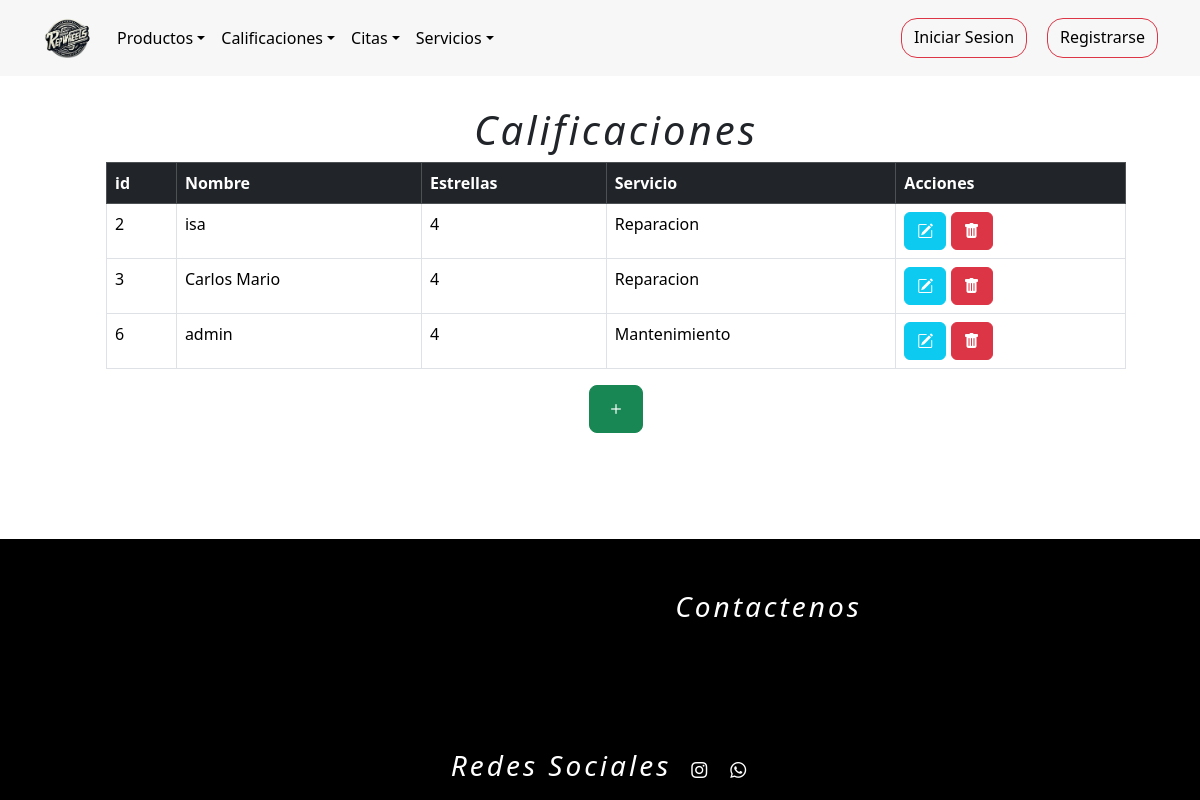
Screenshot of /calificacionListar with the database file from the repository.
### tienda/models.py (models this page shows, shortened)
class Calificaciones(models.Model):
    cliente = models.ForeignKey(Usuarios,on_delete=models.DO_NOTHING,blank=False,null=True)
    servicios = models.ForeignKey(Servicios,on_delete=models.DO_NOTHING,blank=False,null=True)
    foto = models.ImageField(upload_to="tienda/media/", default="tienda/media/user.png")
    Estrellas= (
        (1, "1"),
        (2,"2"),
        (3,"3"),
        (4,"4"),
        (4,"5"),
    )
    cantidad_estrellas = models.IntegerField(choices=Estrellas,default=5)

class Usuarios(AbstractUser):
    username = None
    nombre = models.CharField(max_length=254)
    email = models.EmailField(max_length=254, unique=True,blank=False,null=True)
    password = models.CharField(max_length=254,blank=False,null=True)
    foto = models.ImageField(upload_to="tienda/media/", default="tienda/media/user.png")
    token_recuperar = models.CharField(max_length=254,blank=False,null=False,default=0)
    telefono=models.IntegerField(null=False,blank=True,default='0')
    cargo = models.CharField(max_length=254,null=False)
    direccion=models.CharField(max_length=254)
    cedula=models.IntegerField(blank=True,null=False,default='0')
    ROLES = (
        (1,"administrador"),
        (2,"proveedor"),
        (3,"empleado"),
        (4,"cliente"),
    )
    rol=models.IntegerField(choices=ROLES,default=4)
    n = models.IntegerField(blank=True,null=False,default=0)
    USERNAME_FIELD = "email"
    REQUIRED_FIELDS = ["nombre"]
    objects = CustomUserManager()
    def __str__(self):
        return self.nombre

class Servicios(models.Model):
    nombre = models.CharField(max_length=254)
    descripcion_servicio = models.TextField()
    foto = models.ImageField(upload_to="media/", default="tienda/media/servicio.jpg")
    precio = models.IntegerField(null=False,blank=False,default=100000)
    def __str__(self):
        return self.nombre

### tienda/views.py (the view)
# urls.py: path("calificacionListar", views.listarCalificacion, name="calificacionListar"),
def listarCalificacion(request):
    r = Calificaciones.objects.all()
    contexto = {"data": r}
    return render(request, "tienda/calificaciones/listarCalificacion.html", contexto)

### tienda/templates/tienda/calificaciones/listarCalificacion.html (shortened to what this page needs)
{% extends 'tienda/base1.html' %}
{% load static %}
{% block contenedor %}
    <div class="container-fluid m-3" style="padding: 90px;">
        <h1>Calificaciones</h1>
        <table class="table table-bordered table-hover" id="tableR">
            <thead class="table-dark">
                <tr>
                    <th>id</th>
                    <th>Nombre</th>
                    <th>Estrellas</th>
                    <th>Servicio</th>
                    <th>Acciones</th>
                </tr>
            </thead>
            <tbody>
                {% for r in data %}
                <tr>
                    <td>{{ r.id }}</td>
                    <td>{{ r.cliente }}</td>
                    <td>{{ r.cantidad_estrellas }}</td>
                    <td>{{ r.servicios }}</td>
                    <td>
                        <a class="btn btn-info" href="{% url 'calificacion_formulario_editar' r.id %}"><i class="bi bi-pencil-square"></i></a>
                        <a class="btn btn-danger"
                            href="javascript:eliminar('{% url 'calificacion_eliminar' r.id %}')"><i class="bi bi-trash-fill"></i></a>
                    </td>
                </tr>
                {% endfor %}
            </tbody>
        </table>
        <div style="display: flex; justify-content: center; align-content: center;">
            <a href="{% url 'registrarCalificacion' %}" class="btn btn-success btn-lg"><i class="bi bi-plus"></i></a>
        </div>
    </div>
{% endblock %}

### tienda/static/tienda/css/listarPro.css (style rules this page uses)
h1 { font-style: italic; }
table { width: 800px; height: 200px; }
i { color: white; }
footer h3,h1 { text-align: center; font-style: italic; letter-spacing: 3px; }

### rows the page displays
Calificaciones: id "2", cliente "isa", cantidad_estrellas "4", servicios "Reparacion"
Calificaciones: id "3", cliente "Carlos Mario", cantidad_estrellas "4", servicios "Reparacion"
Calificaciones: id "6", cliente "admin", cantidad_estrellas "4", servicios "Mantenimiento"
